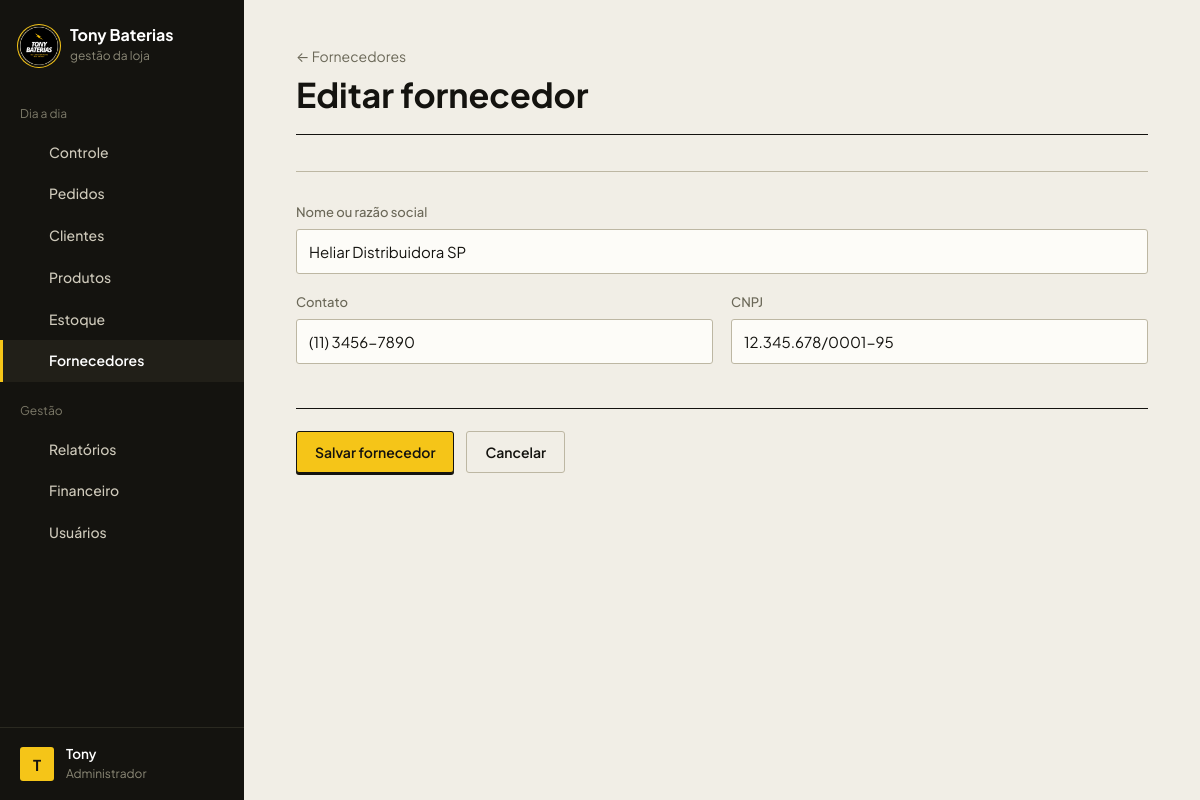
Page /public/fornecedores.php?acao=form&id=1 (signed in) on the committed database.
### tables this page shows
CREATE TABLE IF NOT EXISTS `fornecedores` (
  `id` int UNSIGNED NOT NULL AUTO_INCREMENT,
  `nome` varchar(150) NOT NULL,
  `contato` varchar(100) DEFAULT NULL,
  `cnpj` varchar(18) DEFAULT NULL,
  `ativo` tinyint(1) NOT NULL DEFAULT '1',
  `criado_em` datetime NOT NULL DEFAULT CURRENT_TIMESTAMP,
  `atualizado_em` datetime NOT NULL DEFAULT CURRENT_TIMESTAMP ON UPDATE CURRENT_TIMESTAMP,
  PRIMARY KEY (`id`),
  KEY `idx_fornecedores_nome` (`nome`)
);

### config/config.php (called while the page is built, shortened)
<?php
spl_autoload_register(function (string $classe) {
    foreach (['models', 'controllers'] as $pasta) {
        $arquivo = BASE_PATH . "/app/$pasta/$classe.php";
        if (file_exists($arquivo)) {
            return;
        }
    }
});
require_once __DIR__ . '/BancoDados.php';

### config/BancoDados.php (called while the page is built)
<?php
class BancoDados
{
    private static ?PDO $conexao = null;
    public static function getConnection(): PDO
    {
        if (self::$conexao === null) {
            $dsn = 'mysql:host=' . DB_HOST . ';port=' . DB_PORT . ';dbname=' . DB_NAME . ';charset=utf8mb4';
            try {
                self::$conexao = new PDO($dsn, DB_USER, DB_PASS, [
                    PDO::ATTR_ERRMODE            => PDO::ERRMODE_EXCEPTION,
                    PDO::ATTR_DEFAULT_FETCH_MODE => PDO::FETCH_ASSOC,
                    PDO::ATTR_EMULATE_PREPARES   => false,
                    PDO::MYSQL_ATTR_INIT_COMMAND => "SET time_zone = '" . (new DateTime('now'))->format('P') . "'",
                ]);
            } catch (PDOException $e) {
                die(APP_ENV === 'development'
                    ? 'Erro ao conectar ao banco de dados: ' . $e->getMessage()
                    : 'Não foi possível conectar ao banco de dados. Tente novamente mais tarde.');
            }
        }
        return self::$conexao;
    }
}

### app/controllers/FornecedorController.php (called while the page is built, shortened)
<?php
class FornecedorController
{
    private Fornecedor $fornecedorModel;
    public function __construct()
    {
        $this->fornecedorModel = new Fornecedor();
    }
    public function buscar(int $id): ?array
    {
        return $this->fornecedorModel->buscarPorId($id);
    }
}

### app/models/Fornecedor.php (called while the page is built, shortened)
<?php
class Fornecedor
{
    private PDO $db;
    public function __construct()
    {
        $this->db = BancoDados::getConnection();
    }
    public function buscarPorId(int $id): ?array
    {
        $stmt = $this->db->prepare('SELECT * FROM fornecedores WHERE id = ? AND ativo = 1');
        $stmt->execute([$id]);
        return $stmt->fetch() ?: null;
    }
}

### app/views/fornecedores/form.php (the view, shortened to what this page needs)
<?php $editando = $fornecedor !== null; ?>
<div class="pagina-topo">
    <div>
        <p class="pagina-topo__eyebrow"><a href="fornecedores.php">&larr; Fornecedores</a></p>
        <h1><?= $editando ? 'Editar fornecedor' : 'Novo fornecedor' ?></h1>
    </div>
</div>
<form method="POST" action="fornecedores.php?acao=salvar" class="form">
    <section class="bloco-form">
        <div class="campos campos--2">
            <div class="campo campo--cheio">
                <label for="nome">Nome ou razão social</label>
                <input type="text" id="nome" name="nome" required
                       value="<?= htmlspecialchars($fornecedor['nome'] ?? '') ?>">
            </div>
            <div class="campo">
                <label for="contato">Contato</label>
                <input type="text" id="contato" name="contato" placeholder="Telefone ou e-mail"
                       value="<?= htmlspecialchars($fornecedor['contato'] ?? '') ?>">
            </div>
            <div class="campo">
                <label for="cnpj">CNPJ</label>
                <input type="text" id="cnpj" name="cnpj" placeholder="00.000.000/0000-00"
                       value="<?= htmlspecialchars($fornecedor['cnpj'] ?? '') ?>">
            </div>
        </div>
    </section>
    <div class="acoes-form">
        <button type="submit" class="btn btn-primario">Salvar fornecedor</button>
        <a href="fornecedores.php" class="btn btn-secundario">Cancelar</a>
    </div>
</form>

### public/assets/css/global.css (style rules this page uses)
:root { --papel: #f1eee6; --papel-fundo: #e6e1d3; --superficie: #fdfcf8; --tinta: #14130f; --tinta-2: #3b392f; --tinta-3: #6b6858; --linha: #dad5c6; --linha-forte: #bdb7a3; --amarelo: #f5c518; --amarelo-fundo: #fbf0c0; --amarelo-texto: #7a5c00; --erro: #b3382c; --erro-fundo: #f7e3df; --ok: #2b6b47; --ok-fundo: #dfece3; --fonte-base: 'Plus Jakarta Sans', system-ui, -apple-system, 'Segoe UI', sans-serif; --raio: 3px; --sombra-1: 0 1px 0 rgba(20, 19, 15, 0.04), 0 1px 3px rgba(20, 19, 15, 0.07); --sombra-2: 0 2px 4px rgba(20, 19, 15, 0.05), 0 14px 30px -10px rgba(20, 19, 15, 0.26); --curva: cubic-bezier(0.2, 0.7, 0.2, 1); }
* { margin: 0; padding: 0; box-sizing: border-box; }
body { font-family: var(--fonte-base); font-size: 15px; line-height: 1.55; color: var(--tinta); background-color: var(--papel); -webkit-font-smoothing: antialiased; }
a { color: inherit; text-decoration: none; }
button, input, select, textarea { font: inherit; color: inherit; }
.btn { display: inline-flex; align-items: center; justify-content: center; gap: 8px; min-height: 42px; padding: 10px 18px; border: 1px solid transparent; border-radius: var(--raio); font-size: 14px; font-weight: 600; line-height: 1.2; white-space: nowrap; cursor: pointer; user-select: none; }
.btn-primario { background-color: var(--amarelo); color: var(--tinta); border-color: var(--tinta); box-shadow: 0 2px 0 var(--tinta); }
.btn-secundario { background-color: transparent; color: var(--tinta); border-color: var(--linha-forte); }

### public/assets/css/forms.css (style rules this page uses)
.campo { margin-bottom: 18px; }
.campo label { display: block; margin-bottom: 7px; font-size: 13px; font-weight: 500; color: var(--tinta-3); }
.campo input, .campo textarea, .campo select { display: block; width: 100%; min-height: 44px; padding: 10px 12px; background-color: var(--superficie); color: var(--tinta); border: 1px solid var(--linha-forte); border-radius: var(--raio); font-size: 15px; }
.campo input::placeholder, .campo textarea::placeholder { color: #9b9682; }
.form { max-width: 1000px; }
.bloco-form { padding: 30px 0 14px; border-top: 1px solid var(--linha-forte); }
.campos { display: grid; gap: 0 18px; align-content: start; }
.campos--2 { grid-template-columns: repeat(2, minmax(0, 1fr)); }
.campos .campo--cheio { grid-column: 1 / -1; }
.acoes-form { display: flex; align-items: center; flex-wrap: wrap; gap: 12px; margin-top: 12px; padding: 22px 0 0; border-top: 1px solid var(--tinta); }

### public/assets/css/layout.css (style rules this page uses)
.lateral__item svg { width: 17px; height: 17px; flex-shrink: 0; color: #8c8977; }
.lateral__item--ativo svg, .lateral__item--ativo:hover svg { color: var(--amarelo); }
.pagina-topo { display: flex; flex-wrap: wrap; align-items: flex-end; justify-content: space-between; gap: 20px 24px; margin-bottom: 36px; padding-bottom: 22px; border-bottom: 1px solid var(--tinta); }
.pagina-topo__eyebrow { display: flex; align-items: center; gap: 9px; margin-bottom: 10px; font-size: 14px; color: var(--tinta-3); }
.pagina-topo h1 { font-size: clamp(26px, 3.2vw, 34px); font-weight: 700; line-height: 1; }

### rows in the picture
fornecedores: nome "Heliar Distribuidora SP", contato "(11) 3456-7890", cnpj "12.345.678/0001-95"

### other values in the picture
$grupoAtual "Dia a dia"
$item['label'] "Controle"
$item['label'] "Pedidos"
$item['label'] "Clientes"
$item['label'] "Produtos"
$item['label'] "Estoque"
$item['label'] "Fornecedores"
$grupoAtual "Gestão"
$item['label'] "Relatórios"
$item['label'] "Financeiro"
$item['label'] "Usuários"
mb_strtoupper(mb_substr($nomeUsuario, 0, 1)) "T"
$nomeUsuario "Tony"
